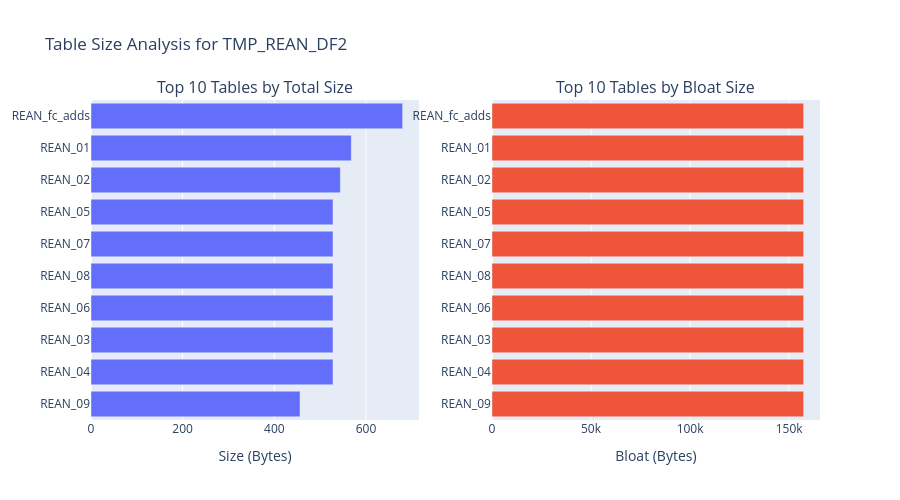

The code cell stored with this chart in its notebook:
### Markdown cell above
### 6.3. Results: Table Metrics Summary for `TMP_REAN_DF2`

[Instructions for AI Agent]:

Summarize the key findings from the "Table Metrics Summary" output.

[Content to Include]:

- Identify tables with the highest row estimates and highest bloat percentages.
- **For legacy databases:** Note any significant patterns (e.g., for DF9, the consistent 5050 row count across 18 core tables).
- **For benchmark databases:** Note that there is only one table.

### Code cell
display_header("Largest Tables by Total Size and Bloat")

if table_metrics_df is not None and not table_metrics_df.empty:
    # Convert pretty size string to bytes for sorting
    def size_to_bytes(s):
        if not isinstance(s, str): return 0
        num, unit = s.split()
        num = float(num)
        if 'KB' in unit: return num * 1024
        if 'MB' in unit: return num * 1024**2
        if 'GB' in unit: return num * 1024**3
        return num
    
    df_copy = table_metrics_df.copy()
    df_copy['total_bytes'] = df_copy['total_size'].apply(size_to_bytes)
    df_copy['bloat_bytes_val'] = df_copy['bloat_bytes']

    top_10_size = df_copy.nlargest(10, 'total_bytes')
    top_10_bloat = df_copy.nlargest(10, 'bloat_bytes_val')

    # Display tables
    display(Markdown("**Top 10 Tables by Total Size**"))
    display(top_10_size[['table_name', 'total_size', 'row_estimate']].reset_index(drop=True))
    
    display(Markdown("**Top 10 Tables by Bloat Size**"))
    display(top_10_bloat[['table_name', 'bloat_size', 'bloat_percent', 'row_estimate']].reset_index(drop=True))

    # Create subplots
    fig = make_subplots(
        rows=1, cols=2,
        subplot_titles=("Top 10 Tables by Total Size", "Top 10 Tables by Bloat Size")
    )

    fig.add_trace(go.Bar(y=top_10_size['table_name'], x=top_10_size['total_bytes'], orientation='h', name='Total Size'), row=1, col=1)
    fig.add_trace(go.Bar(y=top_10_bloat['table_name'], x=top_10_bloat['bloat_bytes_val'], orientation='h', name='Bloat Size'), row=1, col=2)
    
    fig.update_layout(title_text=f'Table Size Analysis for {DATABASE_NAME}', height=500, showlegend=False)
    fig.update_yaxes(autorange="reversed")
    fig.update_xaxes(title_text="Size (Bytes)", row=1, col=1)
    fig.update_xaxes(title_text="Bloat (Bytes)", row=1, col=2)
    fig.show()
else:
    print("No table metrics data available for plotting.")

### Figure 1 — Plotly figure (JSON) as saved in the notebook; plotly's stock layout.template omitted (floating-point values rounded to 4 significant figures)
{"data": [{"name": "Total Size", "orientation": "h", "type": "bar", "x": [680.0, 568.0, 544.0, 528.0, 528.0, 528.0, 528.0, 528.0, 528.0, 456.0], "xaxis": "x", "y": ["REAN_fc_adds", "REAN_01", "REAN_02", "REAN_05", "REAN_07", "REAN_08", "REAN_06", "REAN_03", "REAN_04", "REAN_09"], "yaxis": "y"}, {"name": "Bloat Size", "orientation": "h", "type": "bar", "x": [157300.0, 157300.0, 157300.0, 157300.0, 157300.0, 157300.0, 157300.0, 157300.0, 157300.0, 157300.0], "xaxis": "x2", "y": ["REAN_fc_adds", "REAN_01", "REAN_02", "REAN_05", "REAN_07", "REAN_08", "REAN_06", "REAN_03", "REAN_04", "REAN_09"], "yaxis": "y2"}], "layout": {"annotations": [{"font": {"size": 16}, "showarrow": false, "text": "Top 10 Tables by Total Size", "x": 0.225, "xanchor": "center", "xref": "paper", "y": 1, "yanchor": "bottom", "yref": "paper"}, {"font": {"size": 16}, "showarrow": false, "text": "Top 10 Tables by Bloat Size", "x": 0.775, "xanchor": "center", "xref": "paper", "y": 1, "yanchor": "bottom", "yref": "paper"}], "height": 500, "showlegend": false, "title": {"text": "Table Size Analysis for TMP_REAN_DF2"}, "xaxis": {"anchor": "y", "domain": [0, 0.45], "title": {"text": "Size (Bytes)"}}, "xaxis2": {"anchor": "y2", "domain": [0.55, 1], "title": {"text": "Bloat (Bytes)"}}, "yaxis": {"anchor": "x", "autorange": "reversed", "domain": [0, 1]}, "yaxis2": {"anchor": "x2", "autorange": "reversed", "domain": [0, 1]}}}
